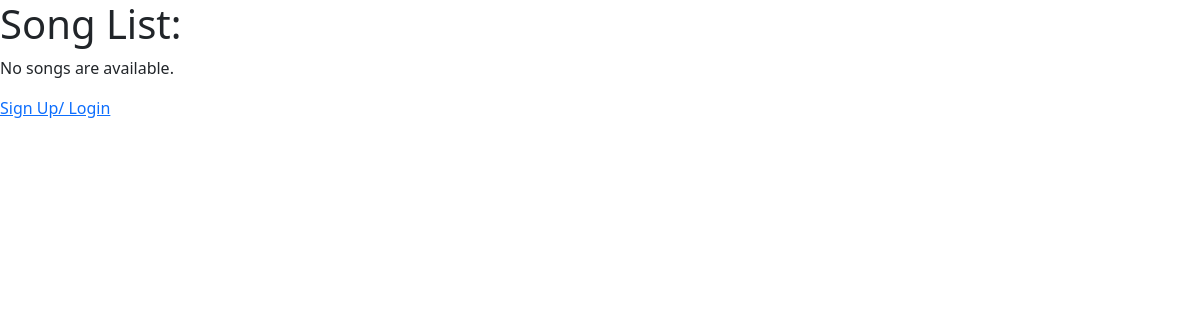
The app's page /, older data.
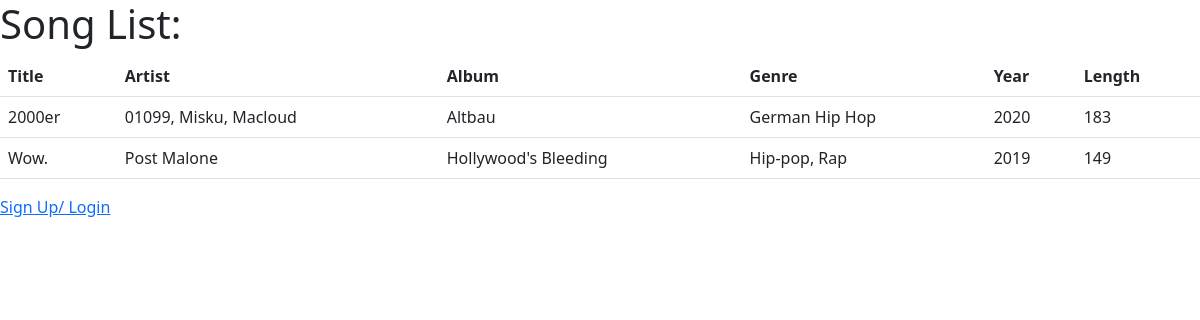
The same page, newer data.
### songs/models.py (models this page shows, shortened)
class Songs(models.Model):
    title = models.CharField(max_length=50)
    artist = models.CharField(max_length=50)
    album = models.CharField(max_length=50)
    genre = models.CharField(max_length=50)
    year = models.IntegerField()
    length = models.IntegerField()

### songs/views.py (the view, shortened to what this page needs)
# urls.py: path('', views.SongIndexView.as_view(), name='index'),
class SongIndexView(ListView):
    model = Songs
    template_name = 'index.html'
    context_object_name = 'all_songs'

### templates/index.html (shortened to what this page needs)
{% extends 'base.html' %}
{% block content %}
<h1>Song List:</h1>
{% if all_songs %}
    <div class = "table-responsive">
        <table class = "table talbe-striped">
            <thead>
                <tr>
                    <th>Title</th>
                    <th>Artist</th>
                    <th>Album</th>
                    <th>Genre</th>
                    <th>Year</th>
                    <th>Length</th>
                </tr>
            <tbody>
                {% for song in all_songs %}
                <tr>
                    <td>{{ song.title }}</td>
                    <td>{{ song.artist }}</td>
                    <td>{{ song.album }}</td>
                    <td>{{ song.genre }}</td>
                    <td>{{ song.year }}</td>
                    <td>{{ song.length }}</td>
                </tr>
                {% endfor %}
        </table>
    </div>
{% else %}
    <p>No songs are available.</p>
{% endif %}
{% if user.is_authenticated %}
    <a href="{% url 'profile' %}">Return to Profile</a>
{% else %}
    <a href="{% url 'signup' %}">Sign Up/ Login</a>
{% endif %}
{% endblock content %}

### templates/base.html (shortened to what this page needs)
<!DOCTYPE html>
<html>
    <head>
        <link href="https://cdn.jsdelivr.net/npm/bootstrap@5.2.3/dist/css/bootstrap.min.css" rel="stylesheet"
>
    </head>
    <body>
        {% block content %}{% endblock content %}
    </body>
</html>

Row changes from the older to the newer data that the page shows:
added Songs: title "2000er", artist "01099, Misku, Macloud", album "Altbau", genre "German Hip Hop", year "2020", length "183"
added Songs: title "Wow.", artist "Post Malone", album "Hollywood's Bleeding", genre "Hip-pop, Rap", year "2019", length "149"
Text that changed along with them:
text no longer shown: "No songs are available."
text now shown: "Title Artist Album Genre Year Length"
